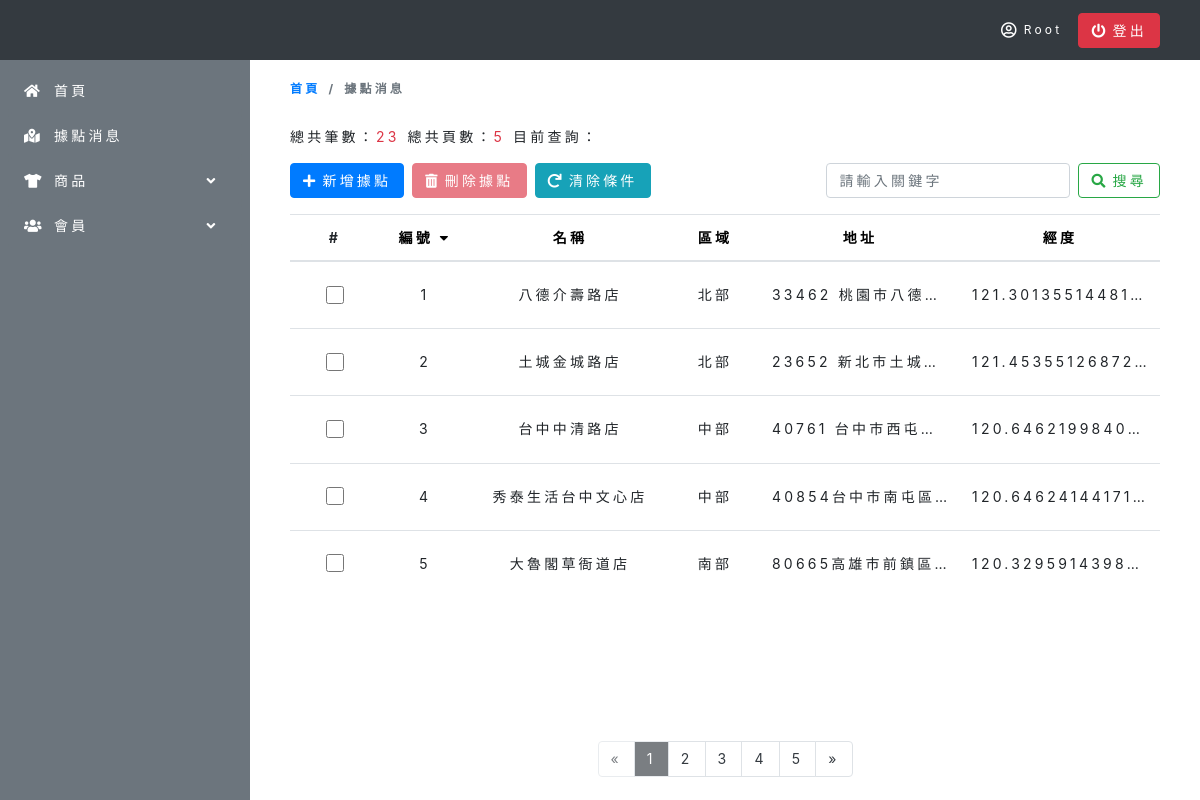
The app's page /dashboard_location.php (signed in) with its own data.
### tables this page shows
CREATE TABLE `dashboard_location` (
  `id` int(10) UNSIGNED NOT NULL,
  `valid` tinyint(1) NOT NULL,
  `name` varchar(15) NOT NULL,
  `position` varchar(5) NOT NULL,
  `address` varchar(50) NOT NULL,
  `lng` decimal(25,20) NOT NULL,
  `lat` decimal(25,20) NOT NULL,
  `phone` varchar(15) NOT NULL,
  `description` varchar(150) NOT NULL,
  `image` varchar(100) NOT NULL
);

### web/dashboard_location.php (the view, shortened to what the rows shown need)
<?php
require_once('db_connect.php');
$searchKeyword = isset($_GET["location_search"]) ? $_GET["location_search"] : "";
$location_order = isset($_GET["location_order"]) ? $_GET["location_order"] : 'id';
if (isset($_GET["location_search"])) {
    $query1 = "select * from dashboard_location WHERE valid = 1 AND id LIKE '%" . $searchKeyword . "%' OR name LIKE '%" . $searchKeyword . "%' OR position LIKE '%" . $searchKeyword . "%' OR address LIKE '%" . $searchKeyword . "%' OR phone LIKE '%" . $searchKeyword . "%' OR description LIKE '%" . $searchKeyword . "%' ORDER BY " . $location_order . "";
} else {
    $query1 = "select * from dashboard_location WHERE valid = 1 ORDER BY " . $location_order . "";
}
$res1 = mysqli_query($link, $query1);
$currentPage = (isset($_GET["location_page"]) && is_numeric($_GET["location_page"])) ? $_GET["location_page"] : 1;
$itemPerPage = 5;
$whetherHasData = false;
if ($res1) {
    if (mysqli_num_rows($res1) > 0) {
        $rows = mysqli_fetch_all($res1, MYSQLI_ASSOC);
        $whetherHasData = true;
    } else {
    }
} else {
}
?>
<!doctype html>
<html lang="en">
<head>
    <link rel="stylesheet" href="https://cdn.jsdelivr.net/npm/bootstrap@4.6.0/dist/css/bootstrap.min.css">
    <link rel="stylesheet" href="./css/all.css">
    <link rel="stylesheet" href="https://pro.fontawesome.com/releases/v5.10.0/css/all.css" />
</head>
<body>
    <div class="dashboard-wrap">
        <div class="d-flex position-relative">
            <main class="position-absolute px-0 px-md-4 py-2">
                <div class="location-page-wrap px-3">
                    <div class="table-wrap mb-3">
                        <table class="table w-100">
                            <thead>
                                <?php
                                if (isset($_GET["location_search"])) {
                                    if (isset($_GET["location_page"])) {
                                        $id_order_str = '?location_search=' . $_GET["location_search"] . '&location_page=' . $_GET["location_page"] . '&location_order=id';
                                        $name_order_str = '?location_search=' . $_GET["location_search"] . '&location_page=' . $_GET["location_page"] . '&location_order=name';
                                        $position_order_str = '?location_search=' . $_GET["location_search"] . '&location_page=' . $_GET["location_page"] . '&location_order=position';
                                        $address_order_str = '?location_search=' . $_GET["location_search"] . '&location_page=' . $_GET["location_page"] . '&location_order=address';
                                        $lng_order_str = '?location_search=' . $_GET["location_search"] . '&location_page=' . $_GET["location_page"] . '&location_order=lng';
                                        $lat_order_str = '?location_search=' . $_GET["location_search"] . '&location_page=' . $_GET["location_page"] . '&location_order=lat';
                                        $phone_order_str = '?location_search=' . $_GET["location_search"] . '&location_page=' . $_GET["location_page"] . '&location_order=phone';
                                        $description_order_str = '?location_search=' . $_GET["location_search"] . '&location_page=' . $_GET["location_page"] . '&location_order=description';
                                    } else {
                                        $id_order_str = '?location_search=' . $_GET["location_search"] . '&location_order=id';
                                        $name_order_str = '?location_search=' . $_GET["location_search"] . '&location_order=name';
                                        $position_order_str = '?location_search=' . $_GET["location_search"] . '&location_order=position';
                                        $address_order_str = '?location_search=' . $_GET["location_search"] . '&location_order=address';
                                        $lng_order_str = '?location_search=' . $_GET["location_search"] . '&location_order=lng';
                                        $lat_order_str = '?location_search=' . $_GET["location_search"] . '&location_order=lat';
                                        $phone_order_str = '?location_search=' . $_GET["location_search"] . '&location_order=phone';
                                        $description_order_str = '?location_search=' . $_GET["location_search"] . '&location_order=description';
                                    }
                                } else {
                                    if (isset($_GET["location_page"])) {
                                        $id_order_str = '?location_page=' . $_GET["location_page"] . '&location_order=id';
                                        $name_order_str = '?location_page=' . $_GET["location_page"] . '&location_order=name';
                                        $position_order_str = '?location_page=' . $_GET["location_page"] . '&location_order=position';
                                        $address_order_str = '?location_page=' . $_GET["location_page"] . '&location_order=address';
                                        $lng_order_str = '?location_page=' . $_GET["location_page"] . '&location_order=lng';
                                        $lat_order_str = '?location_page=' . $_GET["location_page"] . '&location_order=lat';
                                        $phone_order_str = '?location_page=' . $_GET["location_page"] . '&location_order=phone';
                                        $description_order_str = '?location_page=' . $_GET["location_page"] . '&location_order=description';
                                    } else {
                                        $id_order_str = '?location_order=id';
                                        $name_order_str = '?location_order=name';
                                        $position_order_str = '?location_order=position';
                                        $address_order_str = '?location_order=address';
                                        $lng_order_str = '?location_order=lng';
                                    }
                                }
                                ?>
                                <tr>
                                    <th scope="col">#</th>
                                    <th scope="col" style="min-width: 90px;">
                                        <a href="<?php echo $id_order_str ?>" class="d-block text-decoration-none" style="color: black;">編號
                                            <?php if ($location_order === 'id') {
                                                echo '<i class="fas fa-caret-down"></i>';
                                            } ?>
                                        </a>
                                    </th>
                                    <th scope="col" style="min-width: 200px;">
                                        <a href="<?php echo $name_order_str ?>" class="d-block text-decoration-none" style="color: black;">名稱
                                        </a>
                                    </th>
                                    <th scope="col" style="min-width: 90px;">
                                        <a href="<?php echo $position_order_str ?>" class="d-block text-decoration-none" style="color: black;">區域
                                        </a>
                                    </th>
                                    <th scope="col">
                                        <a href="<?php echo $address_order_str ?>" class="d-block text-decoration-none" style="color: black;">地址
                                        </a>
                                    </th>
                                    <th scope="col">
                                        <a href="<?php echo $lng_order_str ?>" class="d-block text-decoration-none" style="color: black;">經度
                                        </a>
                                    </th>
                                </tr>
                            </thead>
                            <tbody>
                                <?php
                                if ($whetherHasData) {
                                    for ($i = $itemPerPage * ($currentPage - 1); $i < $itemPerPage * $currentPage; $i++) {
                                        if (isset($rows[$i])) {
                                            echo
                                                '<tr>
                                                    <td><input type="checkbox" name="" data-name="' . $rows[$i]["name"] . '" data-id="' . $rows[$i]["id"] . '" class="position-relative" style="top:3.5px;width:18px;height:18px;"/></td>
                                                    <td>' . $rows[$i]["id"] . '</td>
                                                    <td style="min-width:200px">' . $rows[$i]["name"] . '</td>
                                                    <td>' . $rows[$i]["position"] . '</td>
                                                    <td>' . $rows[$i]["address"] . '</td>
                                                    <td>' . $rows[$i]["lng"] . '</td>
                                                    <td>' . $rows[$i]["lat"] . '</td>
                                                    <td>' . $rows[$i]["phone"] . '</td>
                                                    <td>' . $rows[$i]["description"] . '</td>
                                                    <td><img src="./images/location/' . $rows[$i]["image"] . '" style="height:40px;"></td>
                                                    <td>
                                                        <a href="./dashboard_location_mod.php?location_id=' . $rows[$i]["id"] . '" type="button" class="btn btn-warning w-100">
                                                            <i class="fas fa-cogs"></i>
                                                        </a>
                                                    </td>
                                                </tr>';
                                        }
                                    }
                                }
                                ?>
                            </tbody>
                        </table>
                    </div>
                </div>
            </main>
        </div>
    </div>
</body>
</html>

### records on screen
dashboard_location: id "1", name "八德介壽路店", position "北部", address "33462 桃園市八德…", lng "121.30135514481…"
dashboard_location: id "2", name "土城金城路店", position "北部", address "23652 新北市土城…", lng "121.4535512687…"
dashboard_location: id "3", name "台中中清路店", position "中部", address "40761 台中市西屯…", lng "120.6462199840…"
dashboard_location: id "4", name "秀泰生活台中文心店", position "中部", address "40854台中市南屯…", lng "120.6462414417…"
dashboard_location: id "5", name "大魯閣草衙道店", position "南部", address "80665高雄市前鎮…", lng "120.3295914398…"

### other values on screen
$_SESSION['admin_user'] "Root"
$dataLength "23"
$pageLength "5"
